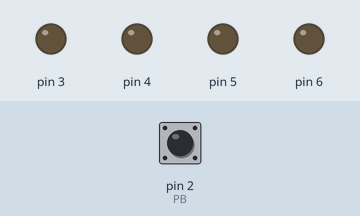
A sketch run on a simulated Arduino Uno, built with avr-gcc and run on an emulated ATmega328P. Shown: output pins drawn as LEDs (lit = HIGH). Inputs (shaded band) come from the test bench; at power-on: pin 2 (PB) LOW. What the sketch prints to the serial monitor is not drawn.

Above: at 1.2 s.
1.3 s: pin 2 (PB) driven HIGH
At 2.2 s:
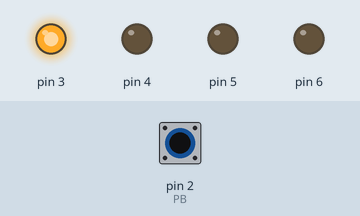
2.8 s: pin 2 (PB) pulsed LOW 5 times (0.12 s each, 0.3 s apart)
At 3.12 s:
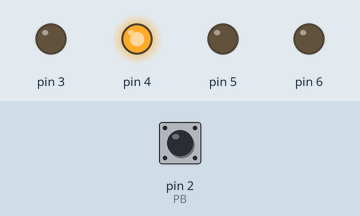
At 3.73 s:
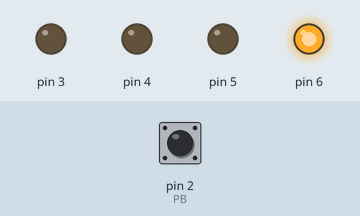
Timing chart, 0 to 5.8 s (numbered marks = the images above; inputs shaded):
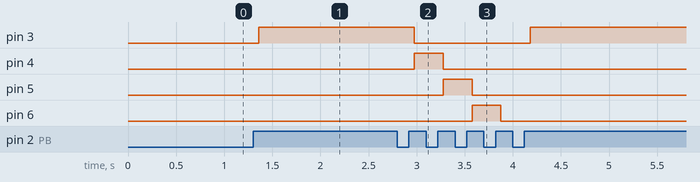

The sketch:

Led_button.ino
```cpp
/*
  Demo project pressing PB will switch one LED on ( led1 on then 2 then 3 then 4 )

  The program's goal is to switch the LED to turn on from left to right by just pressing a PB one time.

  The theme is the use of the libraries "led.h" and "button.h" to control the LEDs and read the state of the PB
*/
#include "led.h" //includes the LED library created
#include "Button.h" //includes the PB library created
Button PB(2); //PB object created, states the pin connected to the button
led Blue(3); //blue LED object created, states the pin connected to the blue LED
led red(4); //red LED object created, states the pin connected to the red LED
led Green(5); //green LED object created, states the pin connected to the green LED
led Yellow(6); //yellow LED object created, states the pin connected to the yellow LED
int count=0; //initialize the count to 0
bool ButtonValue; //boolean to store the state of the PB
void setup() {
  // put your setup code here, to run once:
Blue.begin(); //set LED as output
red.begin(); //set LED as output
Green.begin(); //set LED as output
Yellow.begin(); //set LED as output
PB.begin(); //set PB as input
Serial.begin(9600); //initalize the Serial Monitor
}

void loop() {
  // put your main code here, to run repeatedly:
ButtonValue=PB.read(); //"ButtonValue" equals the state of the PB
if (ButtonValue==1){ //if the state of the button equals 1 then:
//add one to the counter
count++;
}
Serial.println(count); //print the value of the counter in the Serial Monitor
switch (count) { // Switch case of the variable "count"
  case 0: // in case "count" equals 0:
  //dont turn on any LED
    Blue.off();
    red.off();
    Green.off();
    Yellow.off();
    break;
  case 1: // in case "count" equals 1:
  //turn on the blue LED
    Blue.on();
    red.off();
    Green.off();
    Yellow.off();
    break;
  case 2: // in case "count" equals 2:
  //turn on the red LED
    Blue.off();
    red.on();
    Green.off();
    Yellow.off();
    break;
  case 3: // in case "count" equals 3:
  //turn on the green LED
    Blue.off();
    red.off();
    Green.on();
    Yellow.off();
    break;
  case 4: // in case "count" equals 4:
  //turn on the yellow LED
    Blue.off();
    red.off();
    Green.off();
    Yellow.on();
    break;
  default : // in case "count" equals none of the above:
  //dont turn on any LED, reset the counter to 0
    Blue.off();
    red.off();
    Green.off();
    Yellow.off();
    count=0;
    break;
 }
}
```

Button.cpp
```cpp
// CPP file for Button class:
// Here, the methods will be developed.

#include "Button.h" // To include our Button header file
Button::Button(int pin){ // Declare pin an variables for the constructor
int state;
this->pin=pin;
this->state=state;
}
void Button::begin(){ // Set pin of the constructor
pinMode(pin, INPUT);
}
int Button::read(){ // Variable state gets the digital value of the button (1 or 0) with debounce:
int reading = digitalRead(pin); //digital read the pin

      if (reading != lastButtonState) {
    // reset the debouncing timer
    lastDebounceTime = millis();
  }

   if ((millis() - lastDebounceTime) > debounceDelay) {
    if (reading != buttonState) {
      buttonState = reading;
      // Check if button is pressed
      if (buttonState == 1) {
        // Only toggle the LED if button was not pressed before
        if (!buttonPressed) {
          //ledState = !ledState;
          buttonPressed = true;
          return 1; // Return 1 when button is first pressed
        } else {
          return 0; // Return 0 when button is continuously pressed
        }
      } else {
        buttonPressed = false;
      }
    }
  }
  lastButtonState = reading;
  return 0; // Return 0 if button is not pressed
}
```

Button.h
```cpp
// Header file for Button class with debounce:
// Here, the user will be able to see all the methods that can be used in the program:

// To define the Button class:
#ifndef BUTTON_H
#define BUTTON_H
#include <Arduino.h> //We include the Arduino library

class Button{ // To open a class called Button

private: // Place where variables and functions will be hidden from the user
int pin; //variable in which the pin number in use will be saved
int state; //variable in which the state of the button (1 or 0) will be stored
int buttonState; // the current reading from the input pin
int lastButtonState = 0; // the previous reading from the input pin
unsigned long lastDebounceTime = 0;  // the last time the output pin was toggled
unsigned long debounceDelay = 50;    // the debounce time; increase if the output flickers
bool buttonPressed;

public: // Place where variables, functions and methods will be open for the user to use
Button(){};//default constructor
Button(int pin);//constructor
void begin();//inizialize the pin
int read();//reads pin value
};
#endif
```

led.cpp
```cpp
// CPP file for Button class:
// Here, the methods will be developed.

#include "led.h" // To include our LED header file

led::led(int pin){ // Declare pin an variables for the constructor
this->pin=pin;
}

void led::begin(){ // Set pin of the constructor
pinMode(pin, OUTPUT);
}

void led::on(){ // turn on LED
digitalWrite(pin, 1);
}

void led::off(){ // turn off LED
digitalWrite(pin, 0);
}
```

led.h
```cpp
// Header file for LED class
// Here, the user will be able to see all the methods that can be used in the program:

// To define the Button class:
#ifndef LED_H
#define LED_H
#include <Arduino.h> //We include the Arduino library

class led{ // To open a LED called Button

private:
int pin; //variable in which the pin number in use will be saved

public:
led(){}; //default constructor
led(int pin); //constructor
void begin(); //inizialize the pin
void on(); // turn on LED
void off(); // turn off LED
};

#endif
```

Measured:
- after the input at 1.3 s, pin 3: LOW → HIGH after 0.06 s
- after the input at 2.8 s, pin 3: HIGH → LOW after 0.18 s, → HIGH 1.2 s later; pin 4: LOW → HIGH after 0.18 s, → LOW 0.30 s later; pin 5: LOW → HIGH after 0.48 s, → LOW 0.30 s later; pin 6: LOW → HIGH after 0.78 s, → LOW 0.30 s later
